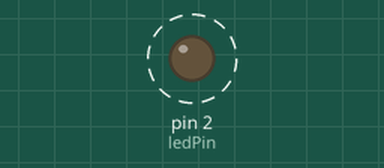
This sketch was run on a simulated Arduino Uno, built with avr-gcc and run on an emulated ATmega328P. Shown: output pins drawn as LEDs (lit = HIGH). Dashed ring = blinking. What the sketch prints to the serial monitor is not drawn.

Above: at 0.5 s.
Timing chart, 0 to 4.6 s (numbered marks = the images above):
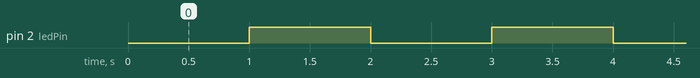

Measured:
- by itself, pin 2 (ledPin): alternates HIGH for 1.0 s and LOW for 1.0 s

The sketch:

shiyaner_copy_20260623185938.ino
```cpp
const int ledPin = 2;
unsigned long previousTime = 0;
const unsigned long interval = 1000; // 1Hz 周期1000ms
bool ledState = LOW;

void setup() {
  Serial.begin(115200);
  pinMode(ledPin, OUTPUT);
}

void loop() {
  unsigned long currentTime = millis();
  // 判断是否达到切换时间
  if (currentTime - previousTime >= interval) {
    previousTime = currentTime;
    ledState = !ledState;
    digitalWrite(ledPin, ledState);

    if (ledState == HIGH) {
      Serial.println("LED ON");
    } else {
      Serial.println("LED OFF");
    }
  }
}
```
